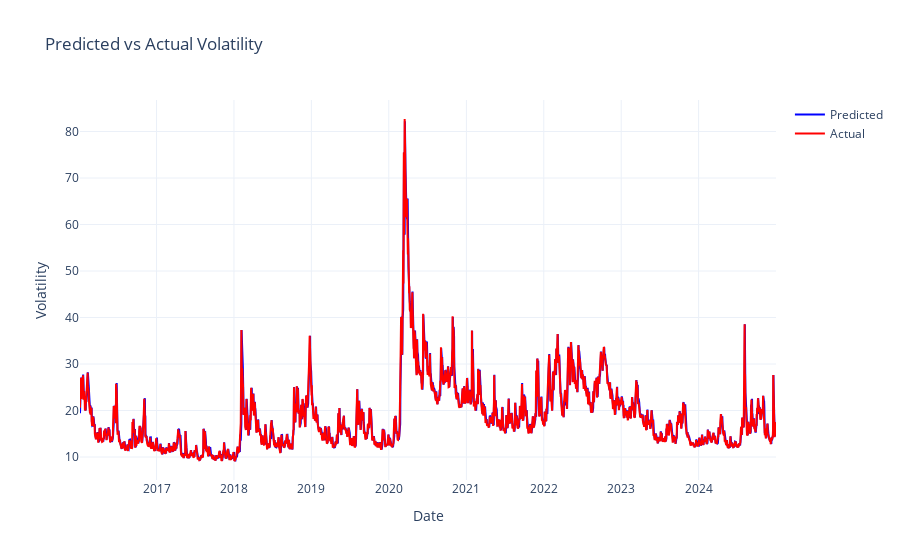

The code cell stored with this chart in its notebook:
### Code cell
fig = go.Figure()
fig.add_trace(go.Scatter(
    x=merged_df.index,
    y=merged_df["predicted"],
    mode='lines',
    name='Predicted',
    line=dict(color='blue')
))
fig.add_trace(go.Scatter(
    x=merged_df.index,
    y=merged_df["vol"],
    mode='lines',
    name='Actual',
    line=dict(color='red')
))
fig.update_layout(
    title=f"Predicted vs Actual Volatility",
    xaxis_title="Date",
    yaxis_title="Volatility",
    template="plotly_white"
)

### Figure 1 — Plotly figure (JSON) as saved in the notebook; plotly's stock layout.template omitted (floating-point values rounded to 4 significant figures; data arrays with more than 128 entries replaced by an {"elided": "..."} marker saying what was removed)
{"data": [{"line": {"color": "blue"}, "mode": "lines", "name": "Predicted", "type": "scatter", "x": {"elided": "2283 str values"}, "y": {"elided": "2283 float values"}}, {"line": {"color": "red"}, "mode": "lines", "name": "Actual", "type": "scatter", "x": {"elided": "2283 str values"}, "y": {"elided": "2283 float values"}}], "layout": {"title": {"text": "Predicted vs Actual Volatility"}, "xaxis": {"title": {"text": "Date"}}, "yaxis": {"title": {"text": "Volatility"}}}}
